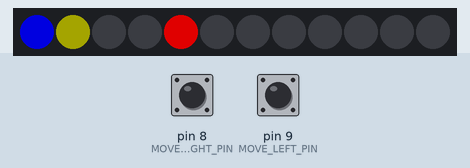
Simulated run of this sketch. Board: Arduino Uno, built with avr-gcc and run on an emulated ATmega328P. Shown: 12 RGB LEDs in strip order, left to right. Inputs (shaded band) come from the test bench; at power-on: pin 8 (MOVE_RIGHT_PIN) HIGH, pin 9 (MOVE_LEFT_PIN) HIGH. Dim RGB values are drawn brighter than linear; random numbers use the default seed unless the sketch sets one.

Above: at 4.2 s.
4.3 s: pin 8 (MOVE_RIGHT_PIN) pulled LOW for 1 s
At 5.9 s:
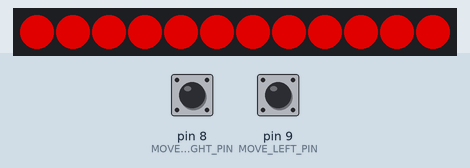
7.8 s: pin 9 (MOVE_LEFT_PIN) pulled LOW for 3.2 s
At 8.07 s:
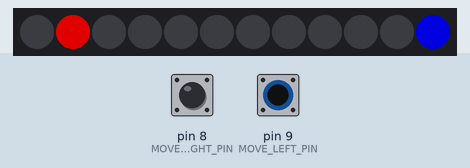
12.5 s: pin 8 (MOVE_RIGHT_PIN) pulled LOW for 0.15 s
At 14.07 s:
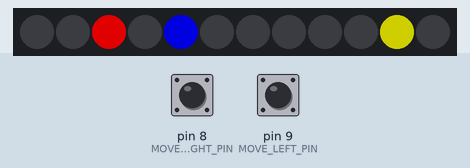
14.2 s: pin 9 (MOVE_LEFT_PIN) pulled LOW for 0.15 s
At 15.14 s:
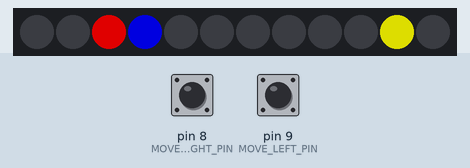

The sketch:

BombDefusalGame.ino
```cpp
#include "FastLED.h"

#define NUM_LEDS 12
#define DATA_PIN 10
#define MOVE_LEFT_PIN 9
#define MOVE_RIGHT_PIN 8

struct Bomb {
  int pos;
  unsigned long startTime;
  int duration;
};

CRGB leds[NUM_LEDS];
Bomb bomb = Bomb();
int score = 0;
int playerPos = 0;
int wallPos = 0;

void setup() {
  delay(3000);

  pinMode(MOVE_LEFT_PIN, INPUT_PULLUP);
  pinMode(MOVE_RIGHT_PIN, INPUT_PULLUP);
  FastLED.addLeds<WS2812B, DATA_PIN, GRB>(leds, NUM_LEDS).setCorrection(TypicalLEDStrip);
  FastLED.setBrightness(160);
  startGame();
}

void loop() {
  fill_solid(leds, NUM_LEDS, CRGB::Black);

  EVERY_N_MILLIS(100) {
    movePlayer();

    if (playerPos == bomb.pos) {
      score++;
      moveBomb();
      moveWall();
    }
  }

  setLed(playerPos, CRGB::Blue);
  setLed(wallPos, CRGB::Red);

  int bombTimeLeft = bomb.duration - (millis() - bomb.startTime);
  setLed(bomb.pos, getBombColor(bombTimeLeft));

  if (bombTimeLeft <= 0) {
    gameOver(bomb.pos);
  } else if (playerPos == wallPos) {
    gameOver(wallPos);
  }

  FastLED.show();
}

void startGame() {
  bomb = Bomb();
  score = 0;
  playerPos = 0;

  moveBomb();
  moveWall();
}

void movePlayer() {
  if (digitalRead(MOVE_LEFT_PIN) == LOW) {
    playerPos = (playerPos - 1 + NUM_LEDS) % NUM_LEDS;
  } else if (digitalRead(MOVE_RIGHT_PIN) == LOW) {
    playerPos = (playerPos + 1) % NUM_LEDS;
  }
}

void moveBomb() {
  do {
    bomb.pos = random16(NUM_LEDS);
  } while (bomb.pos == playerPos);

  bomb.startTime = millis();
  bomb.duration = max(1500, 5000 - (score * 100));
}

void moveWall() {
  do {
    wallPos = random16(NUM_LEDS);
  } while (wallPos == bomb.pos || wallPos == playerPos);
}

CRGB getBombColor(int timeLeft) {
  int brightness = map(timeLeft, bomb.duration, 0, 0, 255);
  return CRGB(brightness, brightness, 0);
}

void gameOver(int pos) {
  for (int i = 0; i < NUM_LEDS; i++) {
    setLed(pos - i, CRGB::Red);
    setLed(pos + i, CRGB::Red);
    FastLED.show();
    delay(30);
  }
  delay(500);

  for (int i = 255; i >= 0; i--) {
    fill_solid(leds, NUM_LEDS, CRGB(i, 0, 0));
    FastLED.show();
    delay(4);
  }

  startGame();
}

void setLed(int index, CRGB color) {
  if (index >= 0 && index < NUM_LEDS) {
    leds[index] = color;
  }
}
```
